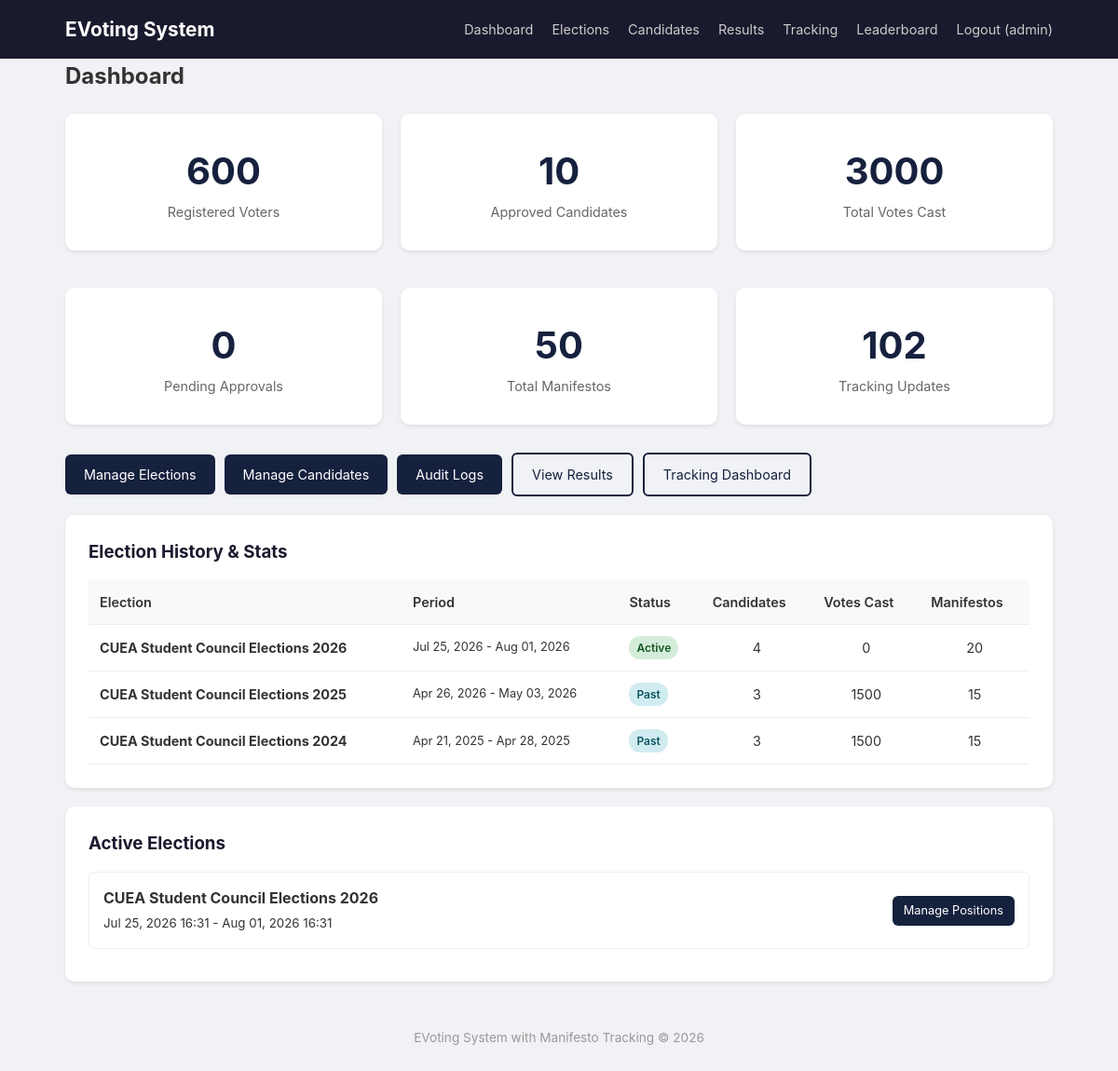
The page /dashboard/ (signed in) on the database its author committed.
### core/models.py (models this page shows, shortened)
class User(AbstractUser):
    ROLE_CHOICES = (
        ('voter', 'Voter'),
        ('candidate', 'Candidate'),
        ('admin', 'Admin'),
    )
    role = models.CharField(max_length=20, choices=ROLE_CHOICES, default='voter')
    is_verified = models.BooleanField(default=False)
    student_id = models.CharField(max_length=50, unique=True, null=True, blank=True)

class Election(models.Model):
    title = models.CharField(max_length=200)
    description = models.TextField(blank=True)
    start_date = models.DateTimeField()
    end_date = models.DateTimeField()
    is_active = models.BooleanField(default=False)
    created_at = models.DateTimeField(auto_now_add=True)
    class Meta:
        ordering = ['-created_at']

### core/views.py (the view, shortened to what this page needs)
# urls.py: path('dashboard/', views.dashboard, name='dashboard'),        # Role-based dashboard
@login_required
def dashboard(request):
    user = request.user
    active_elections = Election.objects.filter(is_active=True)
    past_elections = Election.objects.filter(end_date__lt=timezone.now())
    all_elections = Election.objects.all().order_by('-start_date')
    if user.role == 'admin':
        total_voters = User.objects.filter(role='voter').count()
        total_candidates_count = Candidate.objects.filter(is_approved=True).count()
        total_votes = Vote.objects.count()
        pending_candidates = Candidate.objects.filter(is_approved=False).count()
        total_manifestos = Manifesto.objects.count()
        total_updates = ManifestoUpdate.objects.count()
        election_stats = []
        for e in all_elections:
            vc = Vote.objects.filter(election=e).count()
            cc = Candidate.objects.filter(election=e, is_approved=True).count()
            mc = Manifesto.objects.filter(candidate__election=e).count()
            election_stats.append({'election': e, 'votes': vc, 'candidates': cc, 'manifestos': mc})
        return render(request, 'core/dashboard.html', {
            'section': 'admin', 'now': timezone.now(),
            'total_voters': total_voters, 'total_candidates': total_candidates_count,
            'total_votes': total_votes, 'pending_candidates': pending_candidates,
            'total_manifestos': total_manifestos, 'total_updates': total_updates,
            'active_elections': active_elections, 'past_elections': past_elections,
            'all_elections': all_elections, 'election_stats': election_stats,
        })

### core/templates/core/dashboard.html (shortened to what this page needs)
{% extends "core/base.html" %}
{% block content %}
<h2 class="mb-20">Dashboard</h2>
{% if section == 'admin' %}
    <div class="grid">
        <div class="card stat-card">
            <div class="number">{{ total_voters }}</div>
            <div class="label">Registered Voters</div>
        </div>
        <div class="card stat-card">
            <div class="number">{{ total_candidates }}</div>
            <div class="label">Approved Candidates</div>
        </div>
        <div class="card stat-card">
            <div class="number">{{ total_votes }}</div>
            <div class="label">Total Votes Cast</div>
        </div>
        <div class="card stat-card">
            <div class="number">{{ pending_candidates }}</div>
            <div class="label">Pending Approvals</div>
        </div>
        <div class="card stat-card">
            <div class="number">{{ total_manifestos }}</div>
            <div class="label">Total Manifestos</div>
        </div>
        <div class="card stat-card">
            <div class="number">{{ total_updates }}</div>
            <div class="label">Tracking Updates</div>
        </div>
    </div>
    <div class="flex flex-wrap" style="gap: 10px; margin-top: 10px;">
        <a href="{% url 'admin_elections' %}" class="btn">Manage Elections</a>
        <a href="{% url 'admin_candidates' %}" class="btn">Manage Candidates</a>
        <a href="{% url 'admin_audit_logs' %}" class="btn">Audit Logs</a>
        <a href="{% url 'results' %}" class="btn btn-outline">View Results</a>
        <a href="{% url 'manifesto_tracking' %}" class="btn btn-outline">Tracking Dashboard</a>
    </div>
    {% if election_stats %}
        <div class="card mt-20">
            <h3>Election History & Stats</h3>
            <table>
                <tr>
                    <th>Election</th>
                    <th>Period</th>
                    <th>Status</th>
                    <th>Candidates</th>
                    <th>Votes Cast</th>
                    <th>Manifestos</th>
                </tr>
                {% for es in election_stats %}
                    <tr>
                        <td><strong>{{ es.election.title|truncatewords:8 }}</strong></td>
                        <td style="font-size:0.8rem;">{{ es.election.start_date|date:"M d, Y" }} - {{ es.election.end_date|date:"M d, Y" }}</td>
                        <td>
                            {% if es.election.is_active and es.election.end_date >= now %}
                                <span class="badge badge-success">Active</span>
                            {% elif es.election.end_date < now %}
                                <span class="badge badge-info">Past</span>
                            {% else %}
                                <span class="badge badge-warning">Upcoming</span>
                            {% endif %}
                        </td>
                        <td class="text-center">{{ es.candidates }}</td>
                        <td class="text-center">{{ es.votes }}</td>
                        <td class="text-center">{{ es.manifestos }}</td>
                    </tr>
                {% endfor %}
            </table>
        </div>
    {% endif %}
    {% if active_elections %}
        <div class="card">
            <h3>Active Elections</h3>
            {% for e in active_elections %}
                <div style="border:1px solid #eee; padding:15px; border-radius:6px; margin-bottom:10px;">
                    <div class="flex justify-between">
                        <div>
                            <strong>{{ e.title }}</strong><br>
                            <small>{{ e.start_date|date:"M d, Y H:i" }} - {{ e.end_date|date:"M d, Y H:i" }}</small>
                        </div>
                        <a href="{% url 'admin_positions' e.id %}" class="btn btn-sm">Manage Positions</a>
                    </div>
                </div>
            {% endfor %}
        </div>
    {% endif %}
{% endif %}
{% endblock %}

### core/templates/core/base.html (shortened to what this page needs)
<!DOCTYPE html>
<html lang="en">
<head>
</head>
<body>
    <nav>
        <div class="container">
            <h1><a href="/">EVoting System</a></h1>
            <ul>
                {% if user.is_authenticated %}
                    <li><a href="{% url 'dashboard' %}">Dashboard</a></li>
                    {% if user.role == 'admin' %}
                        <li><a href="{% url 'admin_elections' %}">Elections</a></li>
                        <li><a href="{% url 'admin_candidates' %}">Candidates</a></li>
                    {% endif %}
                    <li><a href="{% url 'results' %}">Results</a></li>
                    <li><a href="{% url 'manifesto_tracking' %}">Tracking</a></li>
                    <li><a href="{% url 'leaderboard' %}">Leaderboard</a></li>
                    <li>
                        <form action="{% url 'logout' %}" method="post" style="display: inline;">
                            <button type="submit" style="background: none; border: none; color: #ccc; cursor: pointer; font-size: 0.9rem; font-family: inherit; padding: 0; outline: none; transition: color 0.2s;" onmouseover="this.style.color='#fff'" onmouseout="this.style.color='#ccc'">Logout ({{ user.username }})</button>
                        </form>
                    </li>
                {% else %}
                    <li><a href="{% url 'login' %}">Login</a></li>
                    <li><a href="{% url 'register' %}">Register</a></li>
                {% endif %}
            </ul>
        </div>
    </nav>
    <div class="container">
        {% block content %}{% endblock %}
    </div>
    <div class="footer">
        <p>EVoting System with Manifesto Tracking &copy; {% now "Y" %}</p>
    </div>
</body>
</html>

### core/templates/core/base.html (style rules this page uses)
* { margin: 0; padding: 0; box-sizing: border-box; }
body { font-family: -apple-system, BlinkMacSystemFont, 'Segoe UI', Roboto, sans-serif; background: #f0f2f5; color: #333; line-height: 1.6; }
.container { max-width: 1100px; margin: 0 auto; padding: 0 20px; }
nav { background: #1a1a2e; padding: 15px 0; }
nav .container { display: flex; justify-content: space-between; align-items: center; }
nav h1 { color: #fff; font-size: 1.3rem; }
nav h1 a { color: #fff; text-decoration: none; }
nav ul { list-style: none; display: flex; gap: 20px; }
nav ul li a { color: #ccc; text-decoration: none; font-size: 0.9rem; }
.btn { display: inline-block; padding: 10px 20px; background: #16213e; color: #fff; text-decoration: none; border: none; border-radius: 6px; cursor: pointer; font-size: 0.9rem; }
.btn-sm { padding: 6px 12px; font-size: 0.8rem; }
.btn-outline { background: transparent; border: 2px solid #16213e; color: #16213e; }
.card { background: #fff; border-radius: 10px; padding: 25px; margin-bottom: 20px; box-shadow: 0 2px 4px rgba(0,0,0,0.08); }
.card h3 { margin-bottom: 15px; color: #1a1a2e; }
.grid { display: grid; grid-template-columns: repeat(auto-fill, minmax(300px, 1fr)); gap: 20px; }
.stat-card { text-align: center; padding: 30px; }
.stat-card .number { font-size: 2.5rem; font-weight: bold; color: #16213e; }
.stat-card .label { color: #666; font-size: 0.9rem; }
table { width: 100%; border-collapse: collapse; }
table th, table td { padding: 12px; text-align: left; border-bottom: 1px solid #eee; font-size: 0.9rem; }
table th { background: #f8f9fa; font-weight: 600; }
.badge { display: inline-block; padding: 3px 8px; border-radius: 12px; font-size: 0.75rem; font-weight: 600; }
.badge-success { background: #d4edda; color: #155724; }
.badge-info { background: #d1ecf1; color: #0c5460; }
.footer { text-align: center; padding: 30px; color: #999; font-size: 0.85rem; }
.mt-20 { margin-top: 20px; }
.mb-20 { margin-bottom: 20px; }
.text-center { text-align: center; }
.flex { display: flex; gap: 10px; align-items: center; }
.flex-wrap { flex-wrap: wrap; }
.justify-between { justify-content: space-between; }

### rows shown on the page
User: username "admin"
Election: election "CUEA Student Council Elections 2026", election.start_date "Jul 25, 2026", election.end_date "Aug 01, 2026", is_active "Active", candidates "4", votes "0", manifestos "20", title "CUEA Student Council Elections 2026", start_date "Jul 25, 2026 16:31", end_date "Aug 01, 2026 16:31"
Election: election "CUEA Student Council Elections 2025", election.start_date "Apr 26, 2026", election.end_date "May 03, 2026", is_active "Past", candidates "3", votes "1500", manifestos "15"
Election: election "CUEA Student Council Elections 2024", election.start_date "Apr 21, 2025", election.end_date "Apr 28, 2025", is_active "Past", candidates "3", votes "1500", manifestos "15"

### other values the page prints
{{ total_voters }} "600"
{{ total_candidates }} "10"
{{ total_votes }} "3000"
{{ pending_candidates }} "0"
{{ total_manifestos }} "50"
{{ total_updates }} "102"
